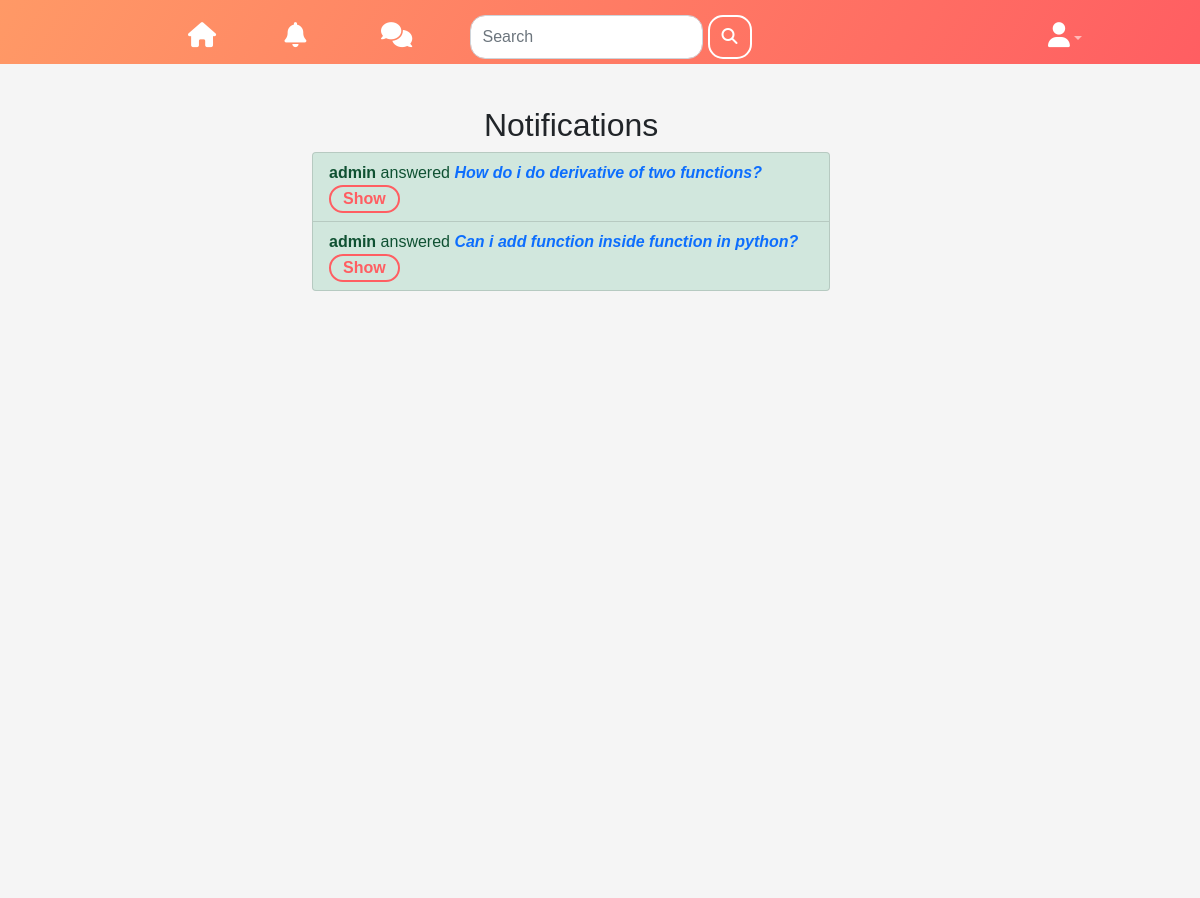
Screenshot of /notifications (signed in) with the database file from the repository.
### forum/models.py (models this page shows, shortened)
class Notification(models.Model):
    post = models.ForeignKey(Post, related_name='notification',on_delete=models.CASCADE)
    answer = models.ForeignKey(Answer, related_name='notification',on_delete=models.CASCADE)
    viewed = models.BooleanField(default=False)
    to_user = models.ForeignKey(User , related_name='notification_to_user',on_delete=models.CASCADE)
    on = models.DateTimeField(default=timezone.now)

class Answer(models.Model):
    answer = models.TextField(max_length=1000, blank=False)
    posted_by = models.ForeignKey(User, on_delete=models.CASCADE) #posted by user
    posted_on = models.DateTimeField(default=timezone.now)
    post = models.ForeignKey(Post, related_name='answer',on_delete=models.CASCADE)
    upvotes = models.IntegerField(default=0)

class Post(models.Model):
    title = models.CharField(max_length=200,blank=False)
    slug = models.SlugField(max_length=200, null=True, blank=True)
    tag = models.ManyToManyField('forum.Tag', blank=True,related_name='tag')
    category = models.ForeignKey('forum.Category', related_name="post_category" ,on_delete=models.CASCADE, null=True, blank=True)
    subcategory = models.ForeignKey('forum.SubCategory', related_name="post_sub_category" ,on_delete=models.CASCADE, null=True, blank=True)
    solved = models.BooleanField(default=False) #has the problem been solved?
    posted_by = models.ForeignKey(User, related_name='user',on_delete=models.CASCADE) #posted by user
    posted_on = models.DateTimeField(default=timezone.now)
    views = models.IntegerField(default=0) #total times the post was viewed
    answerCount = models.IntegerField(default=0) #number of answers

### forum/views.py (the view)
# urls.py: path('notifications' , views.notification_view , name='notifications'),
@login_required
def notification_view(request):
    noti = models.Notification.objects.filter(to_user=request.user).order_by('-on')
    context= {'notifications':noti}
    return render(request, 'forum/notifications.html',context=context)

### forum/templates/forum/notifications.html (shortened to what this page needs)
{% extends "forum/base.html" %}
{% load bootstrap4 %}
{% load static %}
{% block css %}
<link rel="stylesheet" href="{% static "forum/css/notifications.css" %}">
{% endblock %}
{% block content %}
    <div class="container">
        <div class="notification">
            <h2 class="flex-container-center">Notifications </h2>
            <ul class="list-group">
                {% for i in notifications %}
                    {% if i.post.solved %}
                        <li class="list-group-item list-group-item-success">
                            <strong>{{ i.answer.posted_by.username }}</strong> answered
                            <strong><em><a href={% url "forum:post_detail" slug=i.post.slug %}>{{ i.post.title }}</a></em></strong>
                            <button type="button" class="btn btn-outline-primary" onclick="togglepop('{{ i.post.title }}','{{ i.answer.answer }}')">Show</button>
                        </li>
                    {% endif %}
                {% endfor %}
              </ul>
        </div>
    </div>
{% endblock content %}

### forum/static/forum/css/base.css (style rules this page uses)
* { margin:0; padding: 0; font-family:'poppins',sans-serif; }
body { background:#f5f5f5; }
.container { display: flex; padding-top:20px; padding-bottom: 1%; padding-left: 0; }
a { text-decoration: none; }
.btn-outline-primary { color: #ff5e62; border:2px solid #ff5e62; border-radius: 15px; font-weight: 700; padding-top: 0; padding-bottom: 0; }

### forum/static/forum/css/notifications.css (style rules this page uses)
.flex-container-center { display:flex; flex-direction:column; justify-content: center; align-items: center; }
.notification { width:100%; }

### rows the page displays
Notification: answer.posted_by.username "admin", post "How do i do derivative of two functions?"
Notification: answer.posted_by.username "admin", post "Can i add function inside function in python?"
